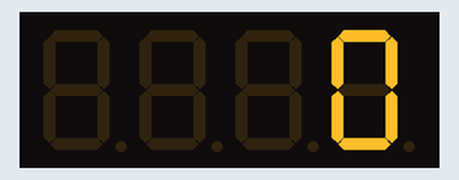
Bench run of a sketch on a simulated Arduino Uno, built with avr-gcc and run on an emulated ATmega328P. Shown: 4-digit seven-segment display.

Above: at 0.15 s.
At 4.95 s:
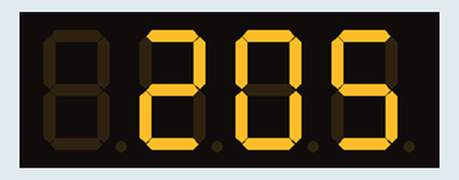
At 10.05 s:
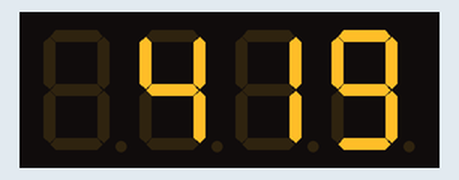
At 19.96 s:
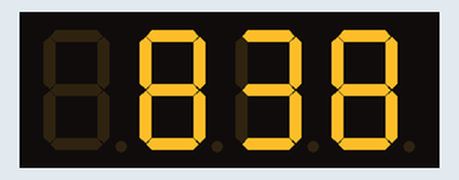
At 29.87 s:
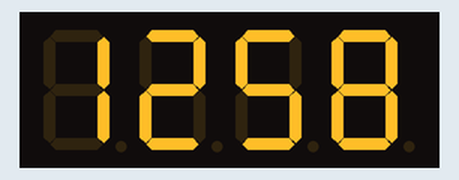
At 39.77 s:
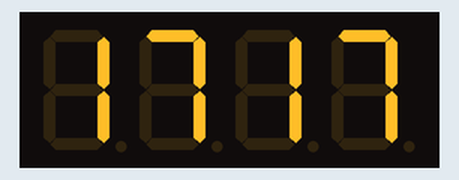

The sketch:

sevseg.ino
```cpp
#include <SevSeg.h>

/*四位数码管显示24小时*/

SevSeg sevseg;

byte numDigits = 4; //数码管位数
byte digitPins[] = {3, 2, 1, 0}; //数码管公共极连接Arduino的引脚
byte segmentPins[] = {7, 6, 5, 10, 11, 8, 9, 4}; //数码管a,b,c,d,e,f,g,dp对应引脚
byte hardwareConfig = COMMON_CATHODE ; // 共阴极数码管

int numToShow= 0; // 需要显示的数据
int delaycount = 0; //利用延迟计数保证数值增加，delay会打乱数码管的刷新
int i=0;

void setup() {
  sevseg.begin(hardwareConfig, numDigits, digitPins, segmentPins); //初始化数码管
}

void loop()
{
    delaycount++;
  if (delaycount  == 100) { //通过变量自加来达到延时效果，如果使用delay函数则会打断数码管显示
    delaycount = 0;
    numToShow++;
  }


  if (numToShow==i*100+60)
  {
    i=i+1;
    numToShow = i*100;
  }

  if (i==24)
  {
    i=0;
    numToShow=0;
  }          //保证24小时时重新归0
  sevseg.setNumber(numToShow, -1); //设置要显示的数据，不显示小数点
  sevseg.refreshDisplay(); // 必须重复运行刷新数码管显示

}
```
